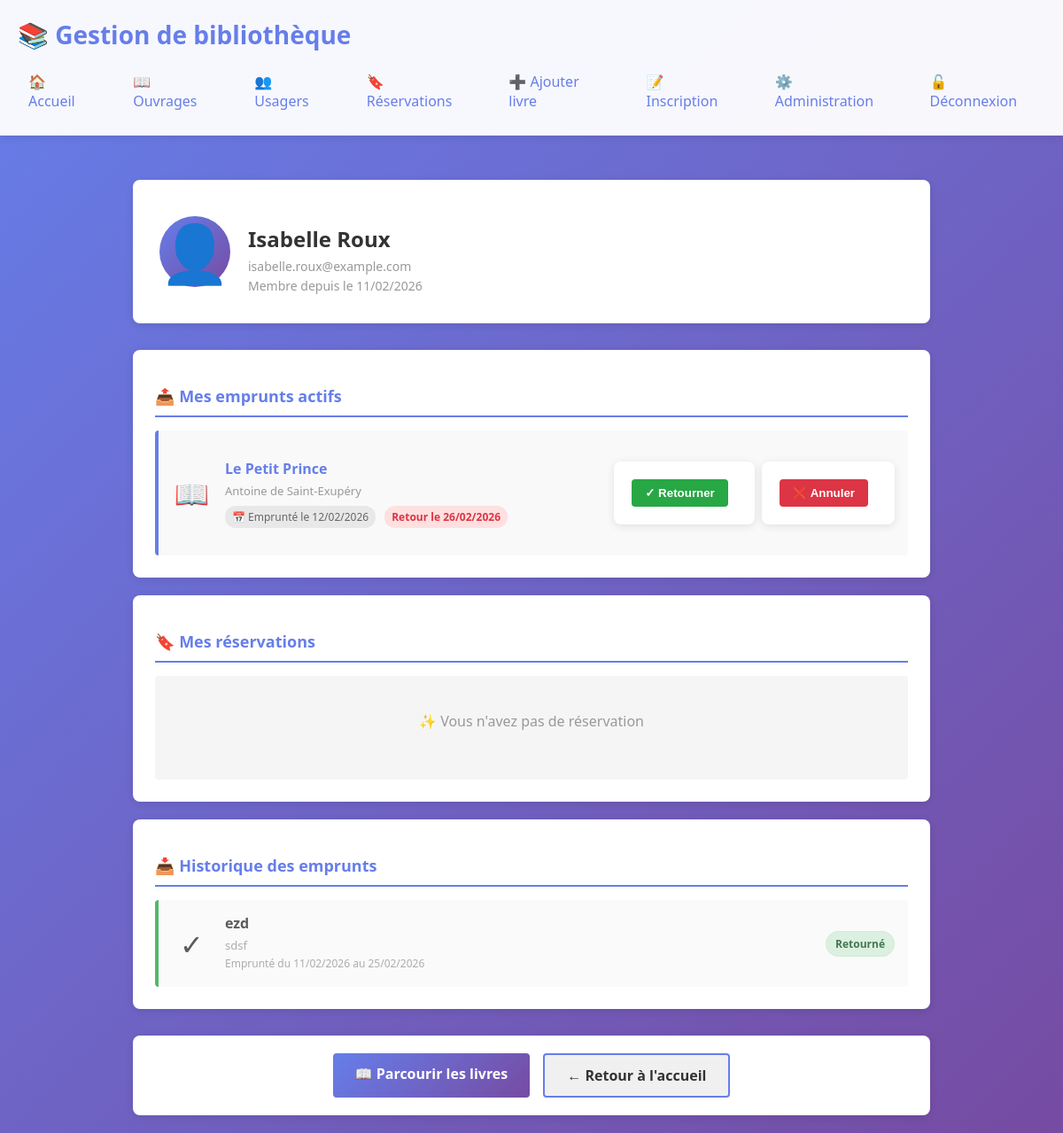
The app's page /profile/12 (signed in) with its own data.
### models.py (models this page shows, shortened)
class User(db.Model):
    id = db.Column(db.Integer, primary_key=True)
    name = db.Column(db.String(120), nullable=False)
    email = db.Column(db.String(120), unique=True, nullable=False)
    registered_on = db.Column(db.DateTime, default=datetime.utcnow)
    loans = db.relationship('Loan', backref='user', lazy=True)
    reservations = db.relationship('Reservation', backref='user', lazy=True)

class Loan(db.Model):
    id = db.Column(db.Integer, primary_key=True)
    user_id = db.Column(db.Integer, db.ForeignKey('user.id'), nullable=False)
    book_id = db.Column(db.Integer, db.ForeignKey('book.id'), nullable=False)
    borrowed_on = db.Column(db.DateTime, default=datetime.utcnow)
    due_date = db.Column(db.DateTime, default=lambda: datetime.utcnow() + timedelta(days=14))
    returned = db.Column(db.Boolean, default=False)

class Book(db.Model):
    id = db.Column(db.Integer, primary_key=True)
    title = db.Column(db.String(250), nullable=False)
    author = db.Column(db.String(200))
    total_copies = db.Column(db.Integer, default=1)
    loans = db.relationship('Loan', backref='book', lazy=True)
    reservations = db.relationship('Reservation', backref='book', lazy=True)

### app.py (the view)
@app.route('/profile/<int:user_id>')
@login_required_admin
def profile(user_id):
    user = User.query.get_or_404(user_id)
    return render_template('profile.html', user=user)

### app.py (called while the page is built)
def login_required_admin(f):
    @wraps(f)
    def decorated_function(*args, **kwargs):
        if 'admin' not in session:
            flash('Vous devez être connecté en tant qu\'administrateur', 'warning')
            return redirect(url_for('admin_login'))
        return f(*args, **kwargs)
    return decorated_function

### templates/profile.html (shortened to what this page needs)
{% extends 'layout.html' %}
{% block content %}
<div class="profile-container">
  <section class="user-header">
    <div class="user-avatar">👤</div>
    <div class="user-info">
      <h2>{{ user.name }}</h2>
      <p class="user-email">{{ user.email }}</p>
      <p class="user-since">Membre depuis le {{ user.registered_on.strftime('%d/%m/%Y') }}</p>
    </div>
  </section>
  <section class="section">
    <h3>📤 Mes emprunts actifs</h3>
    {% set active_loans = user.loans|selectattr('returned', 'equalto', False)|list %}
    {% if active_loans %}
      <div class="items-list">
        {% for loan in active_loans %}
        <div class="item-card">
          <div class="item-icon">📖</div>
          <div class="item-content">
            <h4><a href="{{ url_for('book_detail', book_id=loan.book.id) }}">{{ loan.book.title }}</a></h4>
            <p class="item-meta">{{ loan.book.author }}</p>
            <div class="loan-dates">
              <span class="date-badge">📅 Emprunté le {{ loan.borrowed_on.strftime('%d/%m/%Y') }}</span>
              <span class="date-badge due">Retour le {{ loan.due_date.strftime('%d/%m/%Y') }}</span>
            </div>
          </div>
          <div class="loan-actions">
            <form method="post" action="{{ url_for('return_book') }}" style="display:inline">
              <button type="submit" class="btn-return">✓ Retourner</button>
            </form>
            <form method="post" action="{{ url_for('cancel_loan', loan_id=loan.id) }}" style="display:inline">
              <button type="submit" class="btn-cancel" onclick="return confirm('Annuler cet emprunt ?')">❌ Annuler</button>
            </form>
          </div>
        </div>
        {% endfor %}
      </div>
    {% else %}
      <div class="empty-state">
        <p>✨ Vous n'avez pas d'emprunt actif</p>
        <a href="/books" class="btn-action">📖 Parcourir les livres</a>
      </div>
    {% endif %}
  </section>
  <section class="section">
    <h3>🔖 Mes réservations</h3>
    {% set active_reservations = user.reservations|selectattr('active', 'equalto', True)|list %}
    {% if active_reservations %}
      <div class="items-list">
        {% for res in active_reservations %}
        <div class="item-card">
          <div class="item-icon">🔖</div>
          <div class="item-content">
            <h4><a href="{{ url_for('book_detail', book_id=res.book.id) }}">{{ res.book.title }}</a></h4>
            <p class="item-meta">{{ res.book.author }}</p>
            <div class="res-status">
              <span class="status-badge">Réservé le {{ res.reserved_on.strftime('%d/%m/%Y') }}</span>
              {% if res.book.available_copies() > 0 %}
                <span class="badge success">Disponible!</span>
              {% else %}
                <span class="badge warning">En attente</span>
              {% endif %}
            </div>
          </div>
          <form method="post" action="{{ url_for('cancel_reservation', reservation_id=res.id) }}" style="display:inline">
            <button type="submit" class="btn-cancel" onclick="return confirm('Annuler cette réservation ?')">❌ Annuler</button>
          </form>
        </div>
        {% endfor %}
      </div>
    {% else %}
      <div class="empty-state">
        <p>✨ Vous n'avez pas de réservation</p>
      </div>
    {% endif %}
  </section>
  <section class="section">
    <h3>📥 Historique des emprunts</h3>
    {% set returned_loans = user.loans|selectattr('returned', 'equalto', True)|list %}
    {% if returned_loans %}
      <div class="items-list">
        {% for loan in returned_loans[:5] %}
        <div class="item-card returned">
          <div class="item-icon">✓</div>
          <div class="item-content">
            <h4>{{ loan.book.title }}</h4>
            <p class="item-meta">{{ loan.book.author }}</p>
            <p class="item-meta small">Emprunté du {{ loan.borrowed_on.strftime('%d/%m/%Y') }} au {{ loan.due_date.strftime('%d/%m/%Y') }}</p>
          </div>
          <span class="badge success">Retourné</span>
        </div>
        {% endfor %}
      </div>
    {% else %}
      <p class="empty-message">Aucun historique d'emprunt</p>
    {% endif %}
  </section>
  <div class="action-buttons">
    <a href="/books" class="btn-primary">📖 Parcourir les livres</a>
    <a href="/" class="btn-secondary">← Retour à l'accueil</a>
  </div>
</div>
{% endblock %}

### static/style.css (style rules this page uses)
* { margin: 0; padding: 0; box-sizing: border-box; }
body { font-family: 'Segoe UI', Tahoma, Geneva, Verdana, sans-serif; background: linear-gradient(135deg, #667eea 0%, #764ba2 100%); min-height: 100vh; color: #333; }
.success { background: #d4edda; color: #155724; border: 1px solid #c3e6cb; }
form { background: white; padding: 20px; border-radius: 8px; box-shadow: 0 2px 10px rgba(0, 0, 0, 0.1); margin: 20px 0; }
button { background: linear-gradient(135deg, #667eea 0%, #764ba2 100%); color: white; padding: 10px 20px; border: none; border-radius: 4px; cursor: pointer; font-weight: 500; transition: transform 0.2s, box-shadow 0.2s; margin-right: 10px; }
h2 { color: white; margin: 20px 0 15px 0; font-size: 24px; }
h3 { color: #667eea; margin: 15px 0 10px 0; font-size: 18px; }
a { color: #667eea; text-decoration: none; }
.badge { display: inline-block; padding: 5px 10px; border-radius: 20px; font-size: 12px; font-weight: 600; }
.badge.success { background: #d4edda; color: #155724; }

### templates/profile.html (style rules this page uses)
.profile-container { max-width: 900px; margin: 0 auto; }
.user-header { background: white; padding: 30px; border-radius: 8px; box-shadow: 0 2px 10px rgba(0, 0, 0, 0.1); margin-bottom: 30px; display: flex; gap: 20px; align-items: center; }
.user-avatar { font-size: 64px; width: 80px; height: 80px; display: flex; align-items: center; justify-content: center; background: linear-gradient(135deg, #667eea 0%, #764ba2 100%); border-radius: 50%; color: white; }
.user-info h2 { color: #333; margin-bottom: 5px; }
.user-email, .user-since { color: #999; font-size: 14px; margin: 3px 0; }
.section { background: white; padding: 25px; border-radius: 8px; box-shadow: 0 2px 10px rgba(0, 0, 0, 0.1); margin-bottom: 20px; }
.section h3 { color: #667eea; margin-bottom: 15px; padding-bottom: 10px; border-bottom: 2px solid #667eea; }
.items-list { display: flex; flex-direction: column; gap: 12px; }
.item-card { display: flex; gap: 15px; align-items: center; padding: 15px; background: #f9f9f9; border-radius: 4px; border-left: 4px solid #667eea; transition: all 0.3s; }
.item-card.returned { border-left-color: #28a745; opacity: 0.8; }
.item-icon { font-size: 32px; min-width: 45px; text-align: center; }
.item-content { flex: 1; }
.item-content h4 { margin-bottom: 5px; color: #333; }
.item-content h4 a { color: #667eea; text-decoration: none; }
.item-meta { color: #999; font-size: 13px; margin: 3px 0; }
.item-meta.small { font-size: 12px; }
.loan-dates, .res-status { display: flex; gap: 10px; margin-top: 8px; flex-wrap: wrap; }
.date-badge, .status-badge { font-size: 12px; color: #666; background: #e8e8e8; padding: 4px 8px; border-radius: 12px; }
.date-badge.due { color: #dc3545; background: #ffe0e0; font-weight: 600; }
.btn-return { background: #28a745; color: white; border: none; padding: 8px 15px; border-radius: 4px; cursor: pointer; transition: all 0.3s; font-weight: 600; }
.btn-cancel { background: #dc3545; color: white; border: none; padding: 8px 15px; border-radius: 4px; cursor: pointer; transition: all 0.3s; font-weight: 600; }
.loan-actions { display: flex; gap: 8px; flex-wrap: wrap; }
.empty-state { text-align: center; padding: 40px 20px; background: #f5f5f5; border-radius: 4px; }
.empty-state p { color: #999; font-size: 16px; margin-bottom: 15px; }
.action-buttons { display: flex; gap: 15px; justify-content: center; margin-top: 30px; padding: 20px; background: white; border-radius: 8px; box-shadow: 0 2px 10px rgba(0, 0, 0, 0.1); }
.btn-primary, .btn-secondary { padding: 12px 25px; border-radius: 4px; text-decoration: none; font-weight: 600; transition: all 0.3s; border: none; cursor: pointer; }
.btn-primary { background: linear-gradient(135deg, #667eea 0%, #764ba2 100%); color: white; }
.btn-secondary { background: #f0f0f0; color: #333; border: 2px solid #667eea; }

### records on screen
User: name "Isabelle Roux", email "isabelle.roux@example.com", registered_on "11/02/2026"
Loan: book "Le Petit Prince", book.author "Antoine de Saint-Exupéry", borrowed_on "12/02/2026", due_date "26/02/2026"
Loan: book "ezd", book.author "sdsf", borrowed_on "11/02/2026", due_date "25/02/2026"
